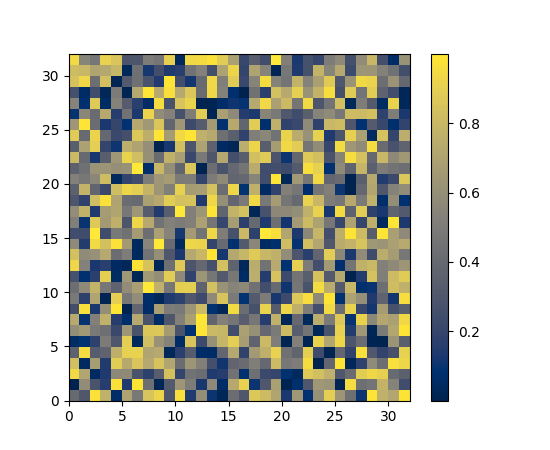

Reproduce this figure in Python.
import matplotlib.pyplot as plt
import numpy as np

fig, ax = plt.subplots()
pcm = ax.pcolormesh(np.random.rand(32,32), cmap='cividis')
fig.colorbar(pcm)
